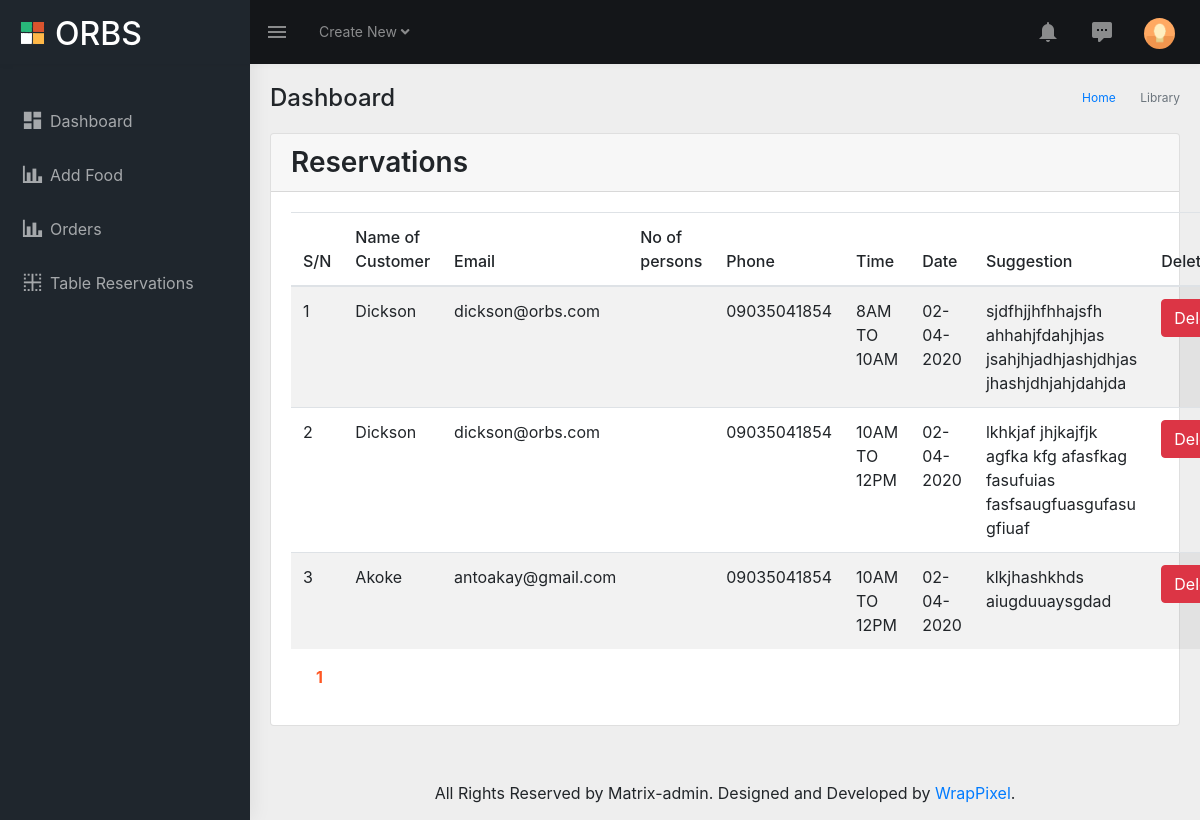
Page /orbs_admin/tables.php on the committed database.
### tables this page shows
CREATE TABLE `reserve` (
  `id` int NOT NULL AUTO_INCREMENT,
  `name` varchar(100) NOT NULL,
  `email` varchar(100) NOT NULL,
  `no_of_persons` int NOT NULL,
  `phone` varchar(100) NOT NULL,
  `time` varchar(50) NOT NULL,
  `msg` text,
  `date` varchar(50) NOT NULL,
  PRIMARY KEY (`id`)
);

### orbs_admin/tables.php (the view, shortened to what this page needs)
<?php include('includes/header.php');?>
<?php include('includes/sidebar.php');?>
        <div class="page-wrapper">
             <div class="page-breadcrumb">
                <div class="row">
                    <div class="col-12 d-flex no-block align-items-center">
                        <h4 class="page-title">Dashboard</h4>
                        <div class="ml-auto text-right">
                            <nav aria-label="breadcrumb">
                                <ol class="breadcrumb">
                                    <li class="breadcrumb-item"><a href="#">Home</a></li>
                                    <li class="breadcrumb-item active" aria-current="page">Library</li>
                                </ol>
                            </nav>
                        </div>
                    </div>
                </div>
            </div>
            <div class="container-fluid">
                <div class="row">
                    <div class="col-sm-12">
                        <div class="card">
                          <div class="card-header">
                            <h3 class="card-title">Reservations</h3>
                          </div>
                          <div class="card-body">
                            <?php
                              $connection = mysqli_connect(DB_HOST, DB_USER, DB_PASSWORD, DB_NAME);
                              ?>
                            <?php
                                $per_page = 10;
                                $result = "";
                                $qry = "SELECT * FROM reserve";
                                $count = mysqli_query($connection, $qry);
                                $pages = ceil((mysqli_num_rows($count)) / $per_page);
                                if(isset($_GET['page'])) {
                                    $page = $_GET['page'];
                                } else {
                                    $page = 1;
                                }
                                $start  = ($page - 1) * $per_page;
                                $get = "SELECT * FROM reserve LIMIT $start, $per_page";
                                $query = mysqli_query($connection, $get);
                                if(mysqli_num_rows($query) > 0) {
                                    $result = "<table class='table table-striped'>
                                                <thead>
                                                    <th>S/N</th>
                                                    <th>Name of Customer</th>
                                                    <th>Email</th>
                                                    <th>No of persons</th>
                                                    <th>Phone</th>
                                                    <th>Time</th>
                                                    <th>Date</th>
                                                    <th>Suggestion</th>
                                                    <th>Delete</th>
                                                </thead>
                                                <tbody>";
                                    $x = 1;
                                    while($row = mysqli_fetch_assoc($query)){
                                        $id = $row['id'];
                                        $name = $row['name'];
                                        $email = $row['email'];
                                        $persons = $row['no_of_person'];
                                        $phone = $row['phone'];
                                        $date = $row['date'];
                                        $time = $row['time'];
                                        $msg = $row['msg'];
                                        $result .= "<tr>
                                                        <td>$x</td>
                                                        <td>$name</td>
                                                        <td>$email</td>
                                                        <td>$persons</td>
                                                        <td>$phone</td>
                                                        <td>$time</td>
                                                        <td>$date</td>
                                                        <td>$msg</td>
                                                        <td><a class='btn btn-danger' href='tables.php?delete=".$id."' onclick='return check();'><i class='pe-7s-close-circle'></i>Delete</a></td>
                                                    </tr>";
                                        $x++;
                                    }
                                    $result .= "</tbody>
                                                </table>";
                                } else {
                                    $result = "<p style='color:red; padding: 10px; background: #ffeeee;'>No records available in the database yet</p>";
                                }
                            ?>
                    <?php echo $result; ?>
                    <p style="padding: 0px 20px;"><?php if($pages >= 1 && $page <= $pages) {
                        for($i = 1; $i <= $pages; $i++) {
                            echo ($i == $page) ? "<a href='food_list.php?page=".$i."' style='margin-left:5px; font-weight: bold; text-decoration: none; color: #FF5722;' >$i</a>  "  : " <a href='index.php?page=".$i."' class='btn'>$i</a> ";
                        }
                    } ?></p>
                          </div>
                        </div>
                    </div>
                </div>
            </div>
<?php include('includes/footer.php');?>

### rows in the picture
reserve: name "Dickson", email "dickson@orbs.com", phone "09035041854", time "8AM TO 10AM", date "02-04-2020", msg "sjdfhjjhfhhajsfh ahhahjfdahjhjas jsahjhjadhjashjdhjas jhashjdhjahjdahjda"
reserve: name "Dickson", email "dickson@orbs.com", phone "09035041854", time "10AM TO 12PM", date "02-04-2020", msg "lkhkjaf jhjkajfjk agfka kfg afasfkag fasufuias fasfsaugfuasgufasu gfiuaf"
reserve: name "Akoke", email "antoakay@gmail.com", phone "09035041854", time "10AM TO 12PM", date "02-04-2020", msg "klkjhashkhds aiugduuaysgdad"
